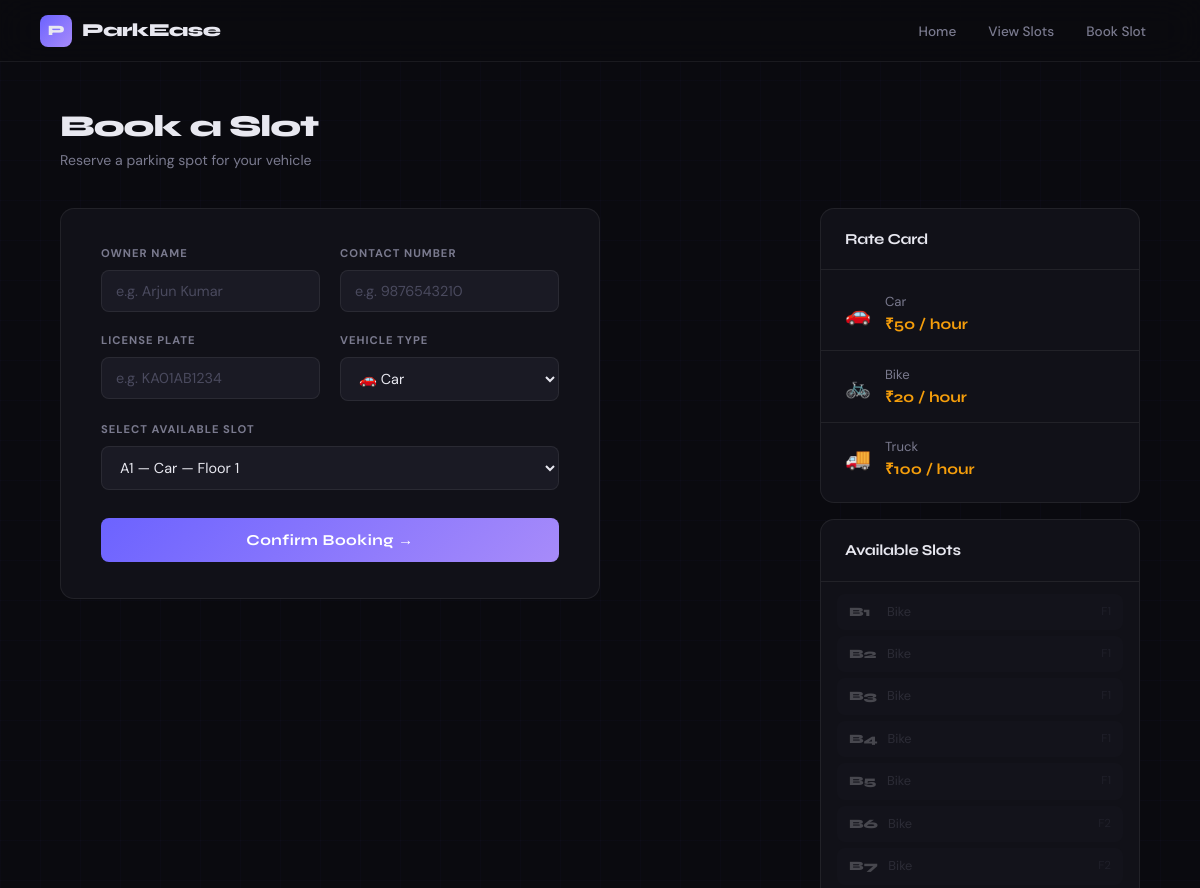
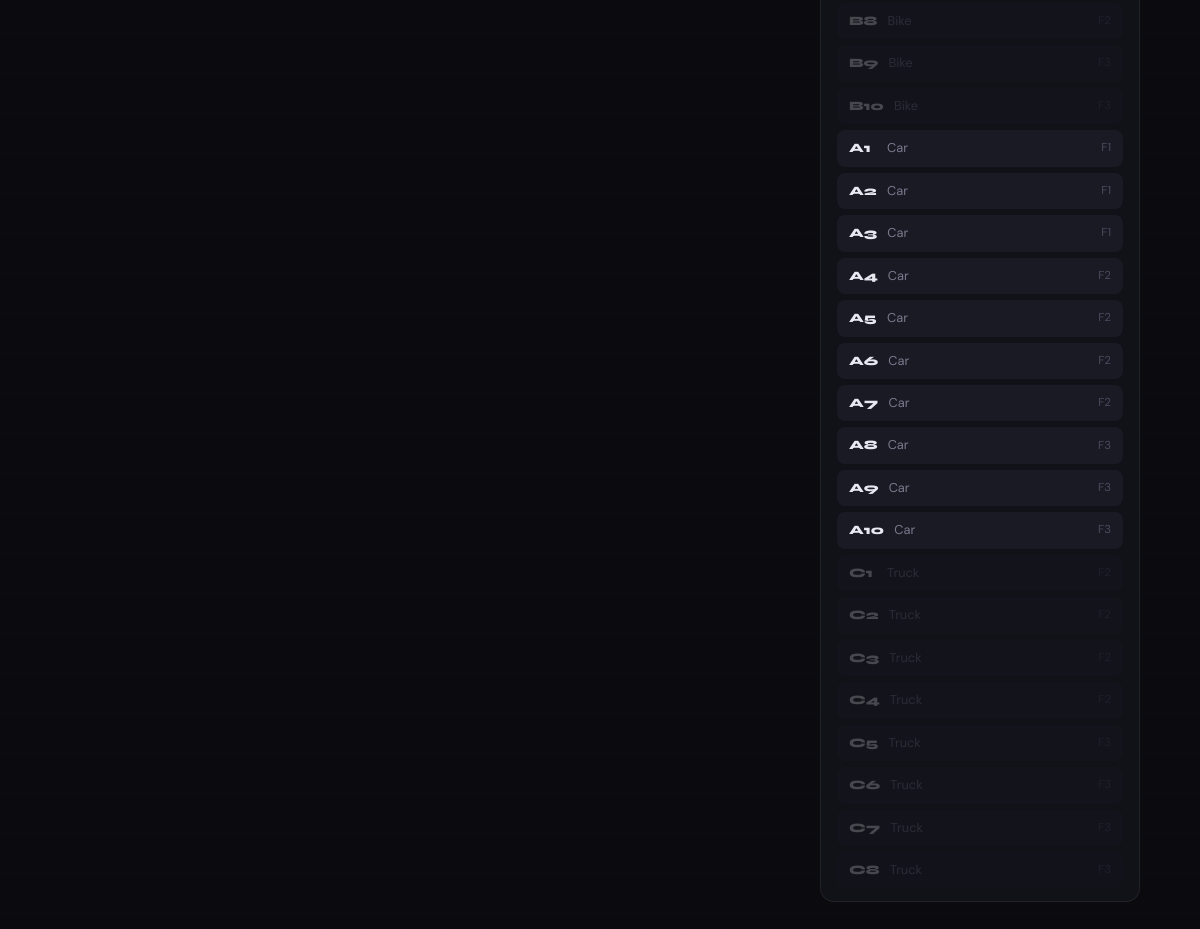
/book, run on an earlier commit of the app's database (2 pictures, top to bottom).
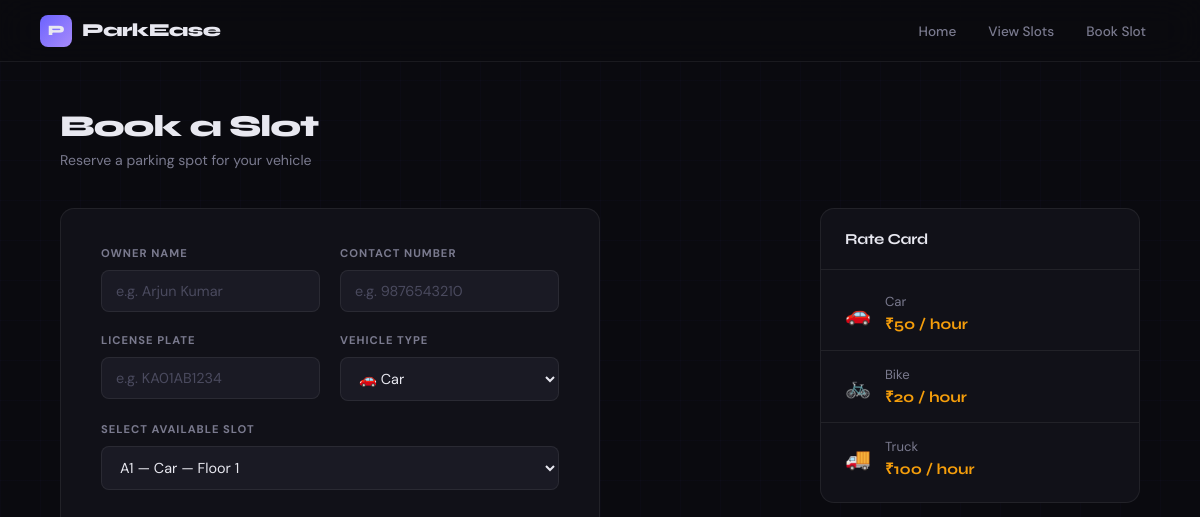
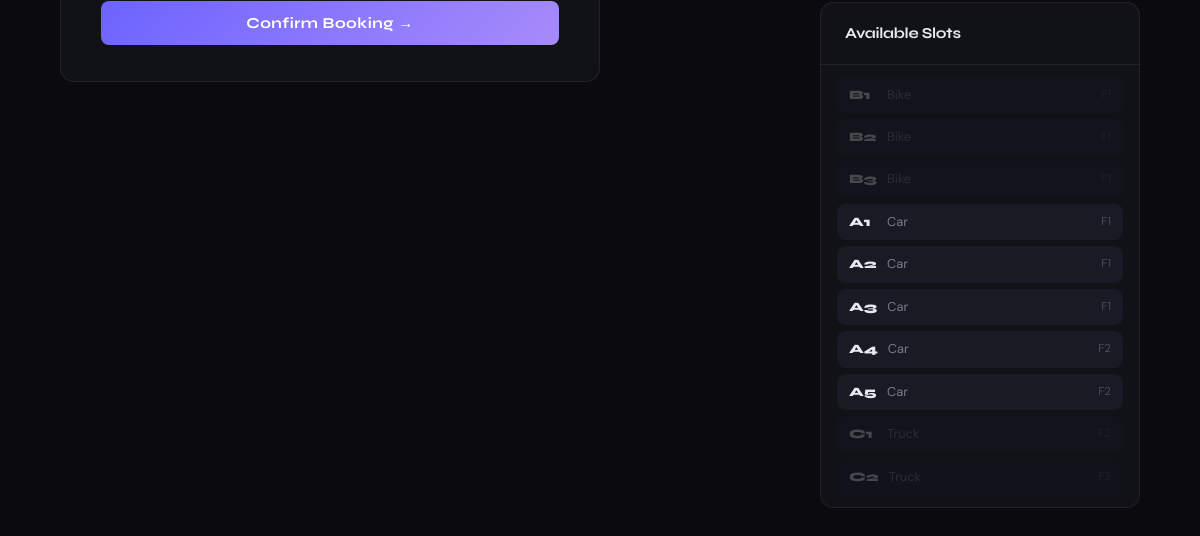
And on a later commit of the database (2 pictures, top to bottom).
### tables this page shows
CREATE TABLE parking_slots (
    slot_id      INTEGER PRIMARY KEY AUTOINCREMENT,
    slot_number  TEXT UNIQUE NOT NULL,
    slot_type    TEXT NOT NULL CHECK(slot_type IN ('car','bike','truck')),
    floor        INTEGER DEFAULT 1,
    is_available INTEGER DEFAULT 1
);

### app.py (the view, shortened to what this page needs)
@app.route('/book', methods=['GET', 'POST'])
def book():
    try:
        db = get_db()
        avail_slots = db.execute(
            "SELECT * FROM available_slots_view ORDER BY slot_type, SUBSTR(slot_number,1,1), CAST(SUBSTR(slot_number,2) AS INTEGER)"
        ).fetchall()
        db.close()
        return render_template('book.html', slots=avail_slots)
    except Exception as e:
        return f"<h2>Booking Error</h2><pre>{e}</pre>", 500

### app.py (called while the page is built)
def get_db():
    if not os.path.exists(DB):
        raise RuntimeError(f"parking.db not found — run: python init_db.py")
    conn = sqlite3.connect(DB)
    conn.row_factory = sqlite3.Row
    conn.execute("PRAGMA foreign_keys = ON")
    return conn

### templates/book.html (shortened to what this page needs)
<!DOCTYPE html>
<html lang="en">
<head>
  <link rel="stylesheet" href="{{ url_for('static', filename='style.css') }}?v=3">
</head>
<body>
  <nav>
    <span class="logo"><span class="logo-icon">P</span> ParkEase</span>
    <div id="nav-menu">
      <a href="/">Home</a>
      <a href="/slots">View Slots</a>
      <a href="/book">Book Slot</a>
    </div>
  </nav>
  <main>
    <div class="page-header">
      <h1>Book a Slot</h1>
      <p>Reserve a parking spot for your vehicle</p>
    </div>
    <div class="book-layout">
      {% if slots is not none %}
        {% if slots|length > 0 %}
        <div class="form-card">
          <form method="POST" action="/book">
            <div class="form-grid">
              <div class="form-group">
                <label>Owner Name</label>
                <input type="text" name="owner_name" placeholder="e.g. Arjun Kumar" required>
              </div>
              <div class="form-group">
                <label>Contact Number</label>
                <input type="text" name="contact" placeholder="e.g. 9876543210">
              </div>
              <div class="form-group">
                <label>License Plate</label>
                <input type="text" name="license_plate" placeholder="e.g. KA01AB1234" required>
              </div>
              <div class="form-group">
                <label>Vehicle Type</label>
                <select name="vehicle_type" id="vehicle_type" onchange="filterSlots()">
                  <option value="car">&#128663; Car</option>
                </select>
              </div>
              <div class="form-group full">
                <label>Select Available Slot</label>
                <select name="slot_id" id="slot_select">
                  {% for slot in slots %}
                  <option value="{{ slot.slot_id }}" data-type="{{ slot.slot_type }}">
                    {{ slot.slot_number }} &mdash; {{ slot.slot_type | capitalize }} &mdash; Floor {{ slot.floor }}
                  </option>
                  {% endfor %}
                </select>
              </div>
            </div>
            <button type="submit" class="submit-btn">Confirm Booking &rarr;</button>
          </form>
        </div>
        <div class="book-side">
          <div class="section-card">
            <div class="section-card-header"><h2>Rate Card</h2></div>
            <div class="rate-list">
              <div class="rate-item">
                <span class="rate-icon">&#128663;</span>
                <div><div class="rate-type">Car</div><div class="rate-val">&#8377;50 / hour</div></div>
              </div>
              <div class="rate-item">
                <span class="rate-icon">&#128690;</span>
                <div><div class="rate-type">Bike</div><div class="rate-val">&#8377;20 / hour</div></div>
              </div>
              <div class="rate-item">
                <span class="rate-icon">&#128666;</span>
                <div><div class="rate-type">Truck</div><div class="rate-val">&#8377;100 / hour</div></div>
              </div>
            </div>
          </div>
          <div class="section-card" style="margin-top:16px;">
            <div class="section-card-header"><h2>Available Slots</h2></div>
            <div class="mini-slot-list">
              {% for slot in slots %}
              <div class="mini-slot" data-type="{{ slot.slot_type }}">
                <span class="mini-slot-num">{{ slot.slot_number }}</span>
                <span class="mini-slot-type">{{ slot.slot_type }}</span>
                <span class="mini-slot-floor">F{{ slot.floor }}</span>
              </div>
              {% endfor %}
            </div>
          </div>
        </div>
        {% else %}
        <div class="empty-state">
          <div class="ei">&#128663;</div>
          <p>No available slots at the moment.<br>Please check back later.</p>
        </div>
        {% endif %}
      {% endif %}
    </div>
  </main>
</body>
</html>

What changed in the data, as far as the page shows it:
removed parking_slots: slot_number "B4", slot_type "Bike"
removed parking_slots: slot_number "B5", slot_type "Bike"
removed parking_slots: slot_number "B6", slot_type "Bike"
removed parking_slots: slot_number "B7", slot_type "Bike"
removed parking_slots: slot_number "B8", slot_type "Bike"
removed parking_slots: slot_number "B9", slot_type "Bike"
removed parking_slots: slot_number "B10", slot_type "Bike"
removed parking_slots: slot_number "A6", slot_type "Car", floor "2"
removed parking_slots: slot_number "A7", slot_type "Car", floor "2"
removed parking_slots: slot_number "A8", slot_type "Car", floor "3"
removed parking_slots: slot_number "A9", slot_type "Car", floor "3"
removed parking_slots: slot_number "A10", slot_type "Car", floor "3"
removed parking_slots: slot_number "C3", slot_type "Truck"
removed parking_slots: slot_number "C4", slot_type "Truck"
removed parking_slots: slot_number "C5", slot_type "Truck"
removed parking_slots: slot_number "C6", slot_type "Truck"
removed parking_slots: slot_number "C7", slot_type "Truck"
removed parking_slots: slot_number "C8", slot_type "Truck"
